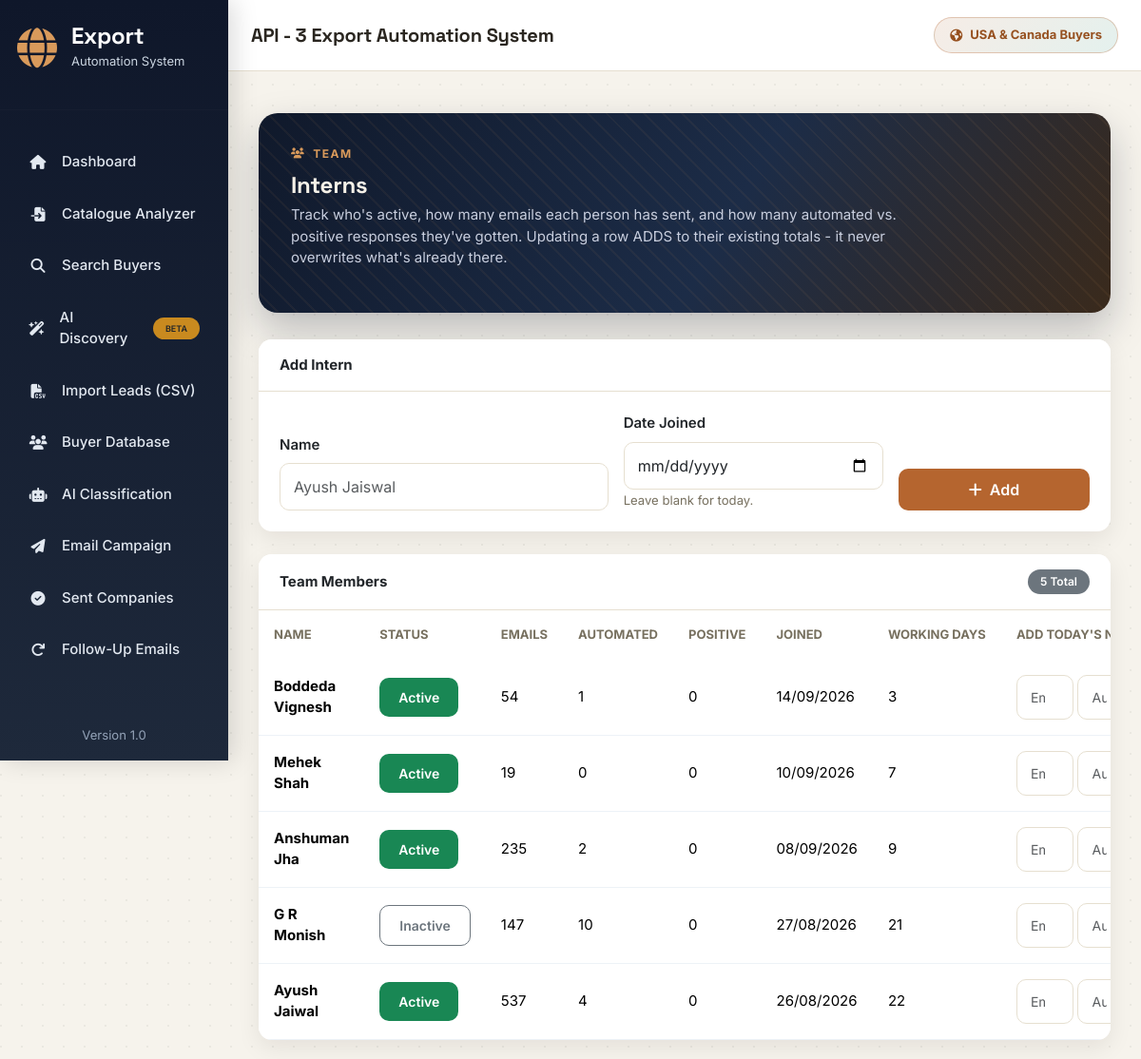
Before: /team with the older database file.
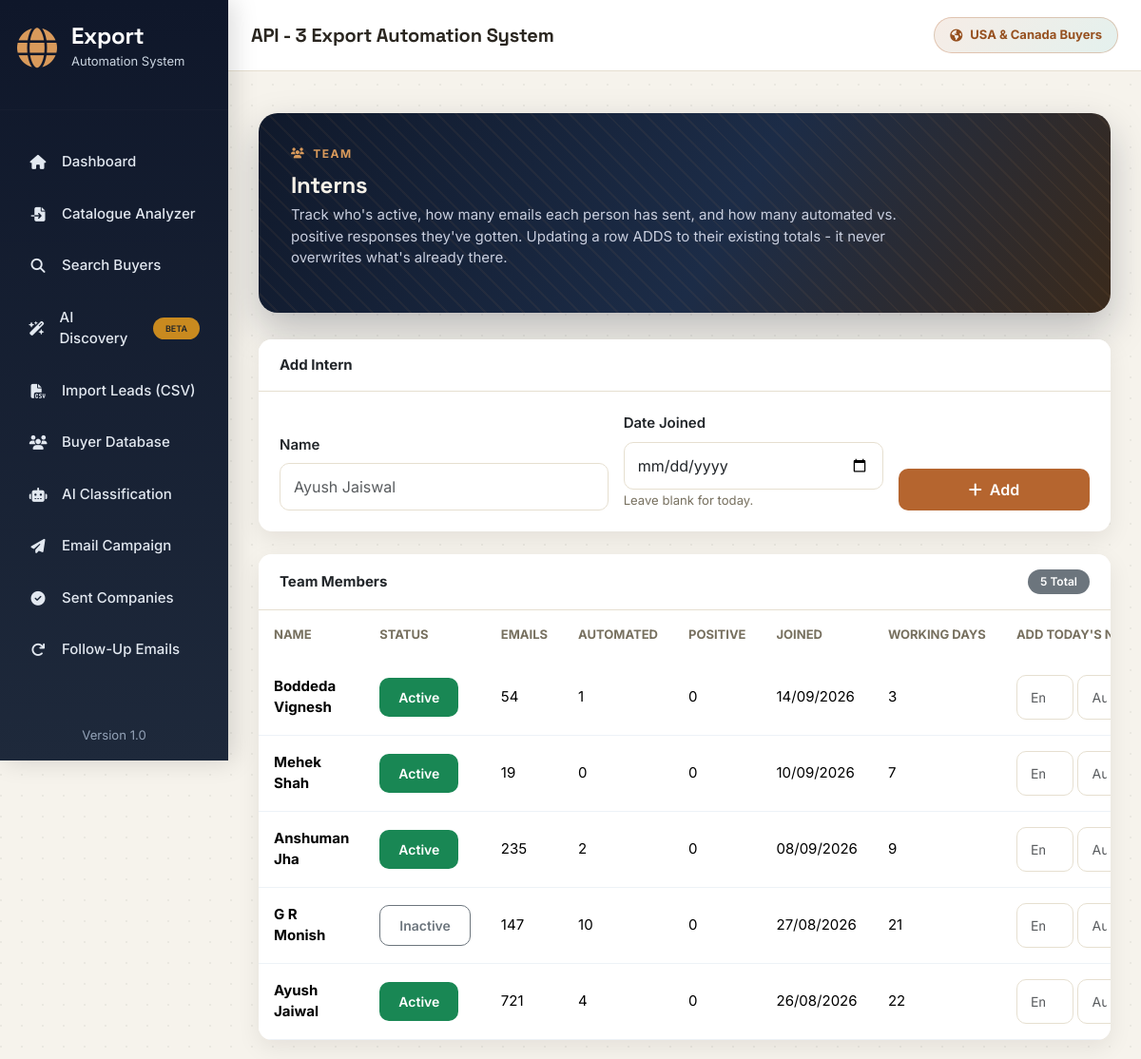
After: the same page with the newer database file.
### app/models.py (models this page shows)
class Intern(db.Model):
    __tablename__ = "interns"
    id = db.Column(db.Integer, primary_key=True)
    name = db.Column(db.String(150), nullable=False)
    status = db.Column(db.String(20), default="Active")
    emails_sent = db.Column(db.Integer, default=0)
    automated_responses = db.Column(db.Integer, default=0)
    positive_responses = db.Column(db.Integer, default=0)
    date_joined = db.Column(db.Date, nullable=False)
    created_at = db.Column(
        db.DateTime,
        default=datetime.utcnow
    )
    @property
    def total_working_days(self):
        if not self.date_joined:
            return 0
        delta = date.today() - self.date_joined
        return max(delta.days, 0)

### app/routes/team.py (the view)
@team_bp.route("/team", methods=["GET"])
def team():
    repo = InternRepository()
    return render_template(
        "team.html",
        interns=repo.all()
    )

### app/services/database/intern_repository.py (called while the page is built)
    def all(self):
        return Intern.query.order_by(
            Intern.date_joined.desc()
        ).all()

### app/templates/team.html (shortened to what the changed rows need)
{% extends "base.html" %}
{% block content %}
<div class="container mt-4 fade-up">
    <div class="hero-banner d-flex justify-content-between align-items-center">
        <div>
            <h2>
                Interns
            </h2>
        </div>
    </div>
    <div class="card">
        {% if interns %}
        <div class="card-body p-0">
            <div class="table-responsive">
                <table class="table align-middle mb-0">
                    <thead>
                        <tr>
                            <th>Name</th>
                            <th>Status</th>
                            <th>Emails</th>
                            <th>Automated</th>
                            <th>Positive</th>
                            <th>Joined</th>
                            <th>Working Days</th>
                            <th>Add Today's Numbers</th>
                        </tr>
                    </thead>
                    <tbody>
                        {% for intern in interns %}
                        <tr>
                            <td><strong>{{ intern.name }}</strong></td>
                            <td>
                                <form method="POST" action="{{ url_for('team.toggle_status', intern_id=intern.id) }}" class="d-inline">
                                    <button
                                        type="submit"
                                        class="btn btn-sm {{ 'btn-success' if intern.status == 'Active' else 'btn-outline-secondary' }}">
                                        {{ intern.status }}
                                    </button>
                                </form>
                            </td>
                            <td>{{ intern.emails_sent }}</td>
                            <td>{{ intern.automated_responses }}</td>
                            <td>{{ intern.positive_responses }}</td>
                            <td>{{ intern.date_joined.strftime("%d/%m/%Y") if intern.date_joined else "-" }}</td>
                            <td>{{ intern.total_working_days }}</td>
                            <td style="min-width:280px;">
                                <form method="POST" action="{{ url_for('team.update_stats', intern_id=intern.id) }}" class="d-flex gap-1">
                                    <input type="number" name="emails" class="form-control form-control-sm" placeholder="Emails" min="0">
                                    <input type="number" name="automated" class="form-control form-control-sm" placeholder="Auto" min="0">
                                </form>
                            </td>
                        </tr>
                        {% endfor %}
                    </tbody>
                </table>
            </div>
        </div>
        {% endif %}
    </div>
</div>
{% endblock %}

Changed rows visible on the page:
changed Intern "Ayush Jaiwal": emails_sent "537" → "721"
